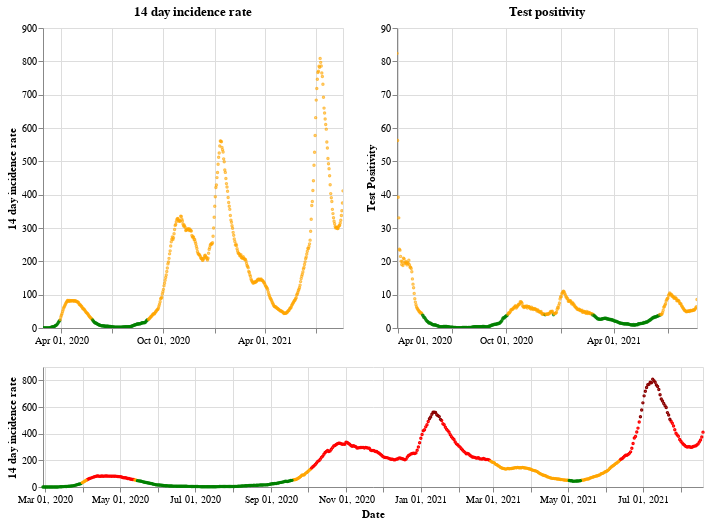

This figure's notebook cell:
### Markdown cell above
## Scotland

### Code cell
plot_traffic_light('Scotland')

### Figure 1 — Vega-Lite specification as saved in the notebook (floating-point values rounded to 4 significant figures; data arrays with more than 128 entries replaced by an {"elided": "..."} marker saying what was removed)
{"config": {"view": {"continuousWidth": 400, "continuousHeight": 300}}, "vconcat": [{"hconcat": [{"mark": {"type": "point", "size": 2}, "encoding": {"color": {"condition": {"value": "green", "test": "(datum.twoWeeklyCasesRate <= 25)"}, "value": "orange"}, "tooltip": [{"type": "nominal", "field": "areaName"}, {"type": "temporal", "field": "date"}, {"type": "quantitative", "field": "twoWeeklyCasesRate"}, {"type": "quantitative", "field": "testPositivity"}], "x": {"type": "temporal", "axis": {"title": ""}, "field": "date", "scale": {"domain": {"selection": "DateBrush"}}, "timeUnit": "yearmonthdate"}, "y": {"type": "quantitative", "axis": {"title": "14 day incidence rate"}, "field": "twoWeeklyCasesRate"}}, "title": "14 day incidence rate", "width": 300}, {"mark": {"type": "point", "size": 2}, "encoding": {"color": {"condition": {"value": "green", "test": "(datum.testPositivity <= 4)"}, "value": "orange"}, "tooltip": [{"type": "nominal", "field": "areaName"}, {"type": "temporal", "field": "date"}, {"type": "quantitative", "field": "twoWeeklyCasesRate"}, {"type": "quantitative", "field": "testPositivity"}], "x": {"type": "temporal", "axis": {"title": ""}, "field": "date", "scale": {"domain": {"selection": "DateBrush"}}, "timeUnit": "yearmonthdate"}, "y": {"type": "quantitative", "axis": {"title": "Test Positivity"}, "field": "testPositivity"}}, "title": "Test positivity", "width": 300}]}, {"layer": [{"mark": {"type": "point", "size": 2}, "encoding": {"color": {"condition": {"value": "orange", "test": "(((datum.testPositivity < 4) && (datum.twoWeeklyCasesRate >= 50)) && (datum.twoWeeklyCasesRate < 200))"}, "value": "red"}, "opacity": {"condition": {"value": 1, "test": "((datum.twoWeeklyCasesRate >= 50) && (datum.twoWeeklyCasesRate < 500))"}, "value": 0}, "tooltip": [{"type": "nominal", "field": "areaName"}, {"type": "temporal", "field": "date"}, {"type": "quantitative", "field": "twoWeeklyCasesRate"}, {"type": "quantitative", "field": "testPositivity"}], "x": {"type": "temporal", "axis": {"title": "Date"}, "field": "date", "timeUnit": "yearmonthdate"}, "y": {"type": "quantitative", "axis": {"title": "14 day incidence rate"}, "field": "twoWeeklyCasesRate"}}, "selection": {"DateBrush": {"type": "interval", "encodings": ["x"], "fields": ["Time"]}}}, {"mark": {"type": "point", "size": 2}, "encoding": {"color": {"value": "darkred"}, "opacity": {"condition": {"value": 1, "test": "(datum.twoWeeklyCasesRate >= 500)"}, "value": 0}, "tooltip": [{"type": "nominal", "field": "areaName"}, {"type": "temporal", "field": "date"}, {"type": "quantitative", "field": "twoWeeklyCasesRate"}, {"type": "quantitative", "field": "testPositivity"}], "x": {"type": "temporal", "axis": {"title": "Date"}, "field": "date", "timeUnit": "yearmonthdate"}, "y": {"type": "quantitative", "axis": {"title": "14 day incidence rate"}, "field": "twoWeeklyCasesRate"}}}, {"mark": {"type": "point", "size": 2}, "encoding": {"color": {"condition": {"value": "green", "test": "((datum.testPositivity < 4) && (datum.twoWeeklyCasesRate < 50))"}, "value": "orange"}, "opacity": {"condition": {"value": 1, "test": "(datum.twoWeeklyCasesRate < 50)"}, "value": 0}, "tooltip": [{"type": "nominal", "field": "areaName"}, {"type": "temporal", "field": "date"}, {"type": "quantitative", "field": "twoWeeklyCasesRate"}, {"type": "quantitative", "field": "testPositivity"}], "x": {"type": "temporal", "axis": {"title": "Date"}, "field": "date", "timeUnit": "yearmonthdate"}, "y": {"type": "quantitative", "axis": {"title": "14 day incidence rate"}, "field": "twoWeeklyCasesRate"}}}], "height": 120, "width": 660}], "data": {"name": "data-357391b39705282f73bec72b0ee91506"}, "$schema": "https://vega.github.io/schema/vega-lite/v4.8.1.json", "datasets": {"data-357391b39705282f73bec72b0ee91506": {"elided": "539 records"}}}
